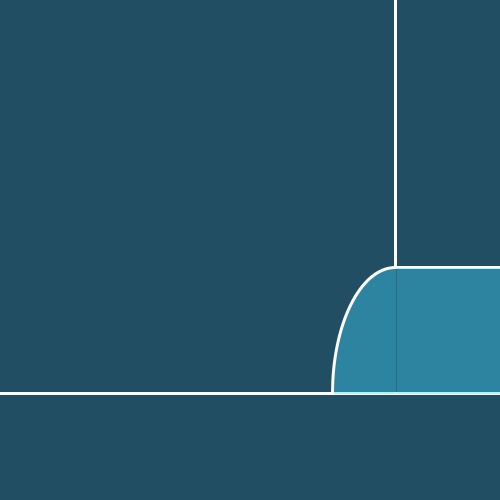
Frame 1 (no input)
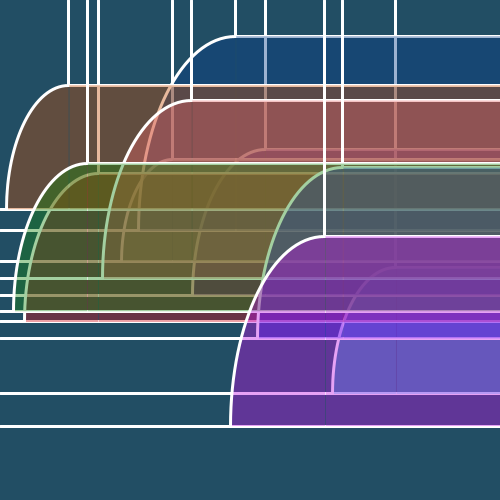
Frame 60 (the mouse pressed at the canvas centre just before this capture)
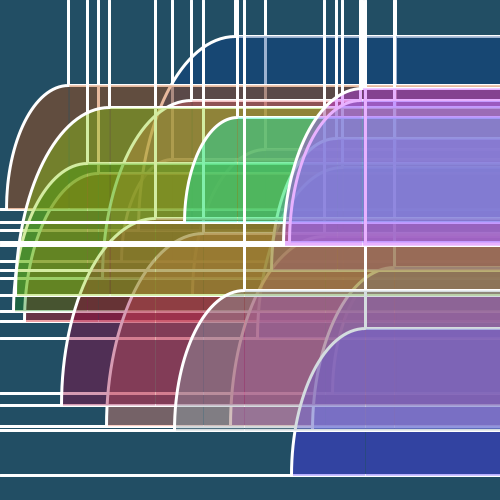
Frame 120 (the mouse held since frame 60 and released just before this capture)

The Processing sketch that drew these frames (run headless with seeded random() and noise(); from frame 60 on, the mouse is pressed at the canvas centre):

// Processing sketch: processing_38449
// ── processing_38449.pde

//project 1
//Matthew Wilson
//a collection of translucent rectangles with arcs connected to the left side of them,  my inspriation is trolly cars

float ranHeight;  //height
float rad;  //diameter 
float len;  //length
int Tries = 10;  //number of tries

void setup() {
  size(500, 500);
  smooth();
  background(34,78,100);
}

void draw() {
  ranHeight = random(200,height);  
  rad = random(100,200);  //nice large arc radius
  len = (random(350));  //this keeps the arc and lines conected 

  if (Tries > 0) {
    strokeWeight(3);
    stroke(255);
   fill(random(255),random(255),len,100);
    line(0, ranHeight, width, ranHeight);  //line across the screen
    arc(len+rad/2, ranHeight, rad, rad*2, radians(180), radians(270));  //arc for front of "train"
    line(len+rad/2, ranHeight-rad,len+rad/2,0);  //vertical line from top of arc
    line(len+rad/2, ranHeight-rad, width,ranHeight-rad);  //horizontal line from top of arc to width
    noStroke();
    rect(len+rad/2+.5, ranHeight-rad, width,rad);  //rear rectangle
  }
  Tries--;
}

void mousePressed(){
  background(34,78,100);
  Tries =10;  //resets the drawing
}
